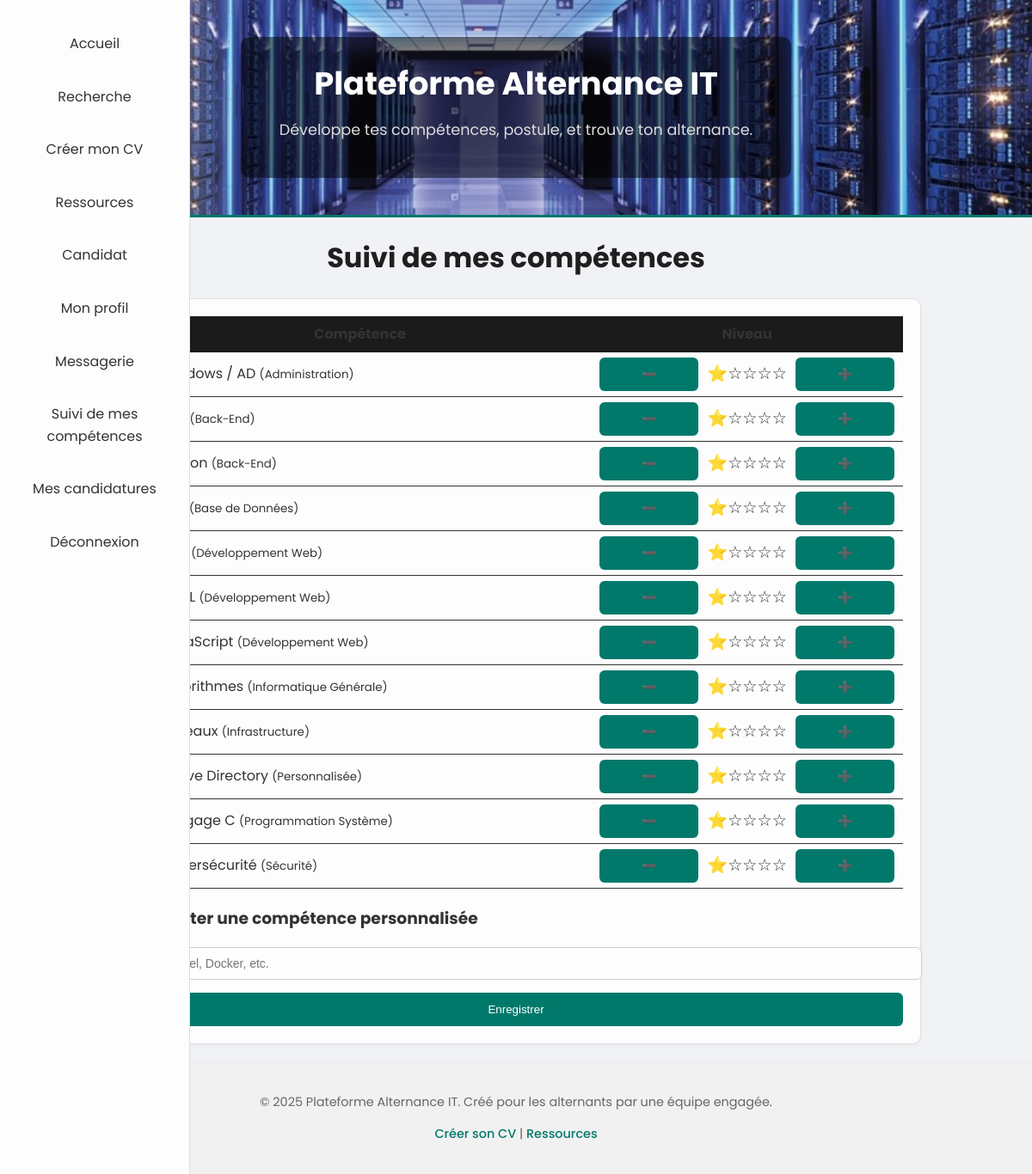
Page /candidat/suivi_competences.php (signed in) on the committed database.
### tables this page shows
CREATE TABLE `competences` (
  `id` int(11) NOT NULL,
  `nom` varchar(100) NOT NULL,
  `categorie` varchar(100) NOT NULL
);

### candidat/suivi_competences.php (the view, shortened to what this page needs)
<?php
require_once("../includes/config.php");
$competences = $pdo->query("SELECT * FROM competences ORDER BY categorie, nom")->fetchAll();
$stmt = $pdo->prepare("SELECT competence_id, niveau FROM utilisateurs_competences WHERE utilisateur_id = ?");
$stmt->execute([$_SESSION["user_id"]]);
$niveaux = [];
foreach ($stmt->fetchAll() as $row) {
    $niveaux[$row['competence_id']] = $row['niveau'];
}
include("../includes/header.php");
?>
<h1>Suivi de mes compétences</h1>
<form method="post" class="form-container">
    <table style="width:100%; border-collapse: collapse;">
        <thead>
            <tr style="background:#1b1b1b;">
                <th style="padding:8px;">Compétence</th>
                <th style="padding:8px;">Niveau</th>
            </tr>
        </thead>
        <tbody>
        <?php foreach ($competences as $c):
            $id = $c['id'];
            $niveau = $niveaux[$id] ?? 1;
        ?>
            <tr style="border-bottom:1px solid #333;">
                <td style="padding:6px 10px;">
                    <a href="?delete=<?= $id ?>" onclick="return confirm('Supprimer cette compétence ?')" style="color:red; margin-right:8px;">🗑</a>
                    <?= htmlspecialchars($c['nom']) ?> <small>(<?= $c['categorie'] ?>)</small>
                </td>
                <td style="padding:6px 10px;">
                    <div style="display:flex; align-items:center; gap:10px;">
                        <button type="button" onclick="changerNiveau(<?= $id ?>, -1)">➖</button>
                        <div id="stars-<?= $id ?>" style="font-size: 1.2rem;">
                            <?= str_repeat('⭐', $niveau) . str_repeat('☆', 5 - $niveau) ?>
                        </div>
                        <button type="button" onclick="changerNiveau(<?= $id ?>, 1)">➕</button>
                    </div>
                </td>
            </tr>
        <?php endforeach; ?>
        </tbody>
    </table>
    <h3 style="margin-top:20px;">➕ Ajouter une compétence personnalisée</h3>
    <input type="text" name="nouvelle" placeholder="Ex: Laravel, Docker, etc.">
    <button type="submit">Enregistrer</button>
</form>
<?php include("../includes/footer.php"); ?>

### includes/header.php (shortened to what this page needs)
<!DOCTYPE html>
<html lang="fr">
<head>
    <link rel="stylesheet" href="/projet_annuel/assets/style.css">
</head>
<body>
    <div class="hero">
    <div class="hero-text">
        <h1>Plateforme Alternance IT</h1>
        <p class="subtitle">Développe tes compétences, postule, et trouve ton alternance.</p>
    </div>
</div>
<div class="sidebar">
    <a href="/projet_annuel/index.php">Accueil</a>
    <a href="/projet_annuel/recherche.php">Recherche</a>
    <a href="/projet_annuel/creer_cv.php">Créer mon CV</a>
    <a href="/projet_annuel/ressources.php">Ressources</a>
    <?php if (isset($_SESSION["user_id"])): ?>
        <?php if ($_SESSION["role"] === "candidat"): ?>
            <a href="/projet_annuel/candidat/dashboard.php">Candidat</a>
            <a href="/projet_annuel/candidat/profil.php">Mon profil</a>
            <a href="/projet_annuel/candidat/messages.php">Messagerie</a>
            <a href="/projet_annuel/candidat/suivi_competences.php">Suivi de mes compétences</a>
            <a href="/projet_annuel/candidat/candidatures.php">Mes candidatures</a>
        <?php elseif ($_SESSION["role"] === "admin"): ?>
            <a href="/projet_annuel/admin/dashboard.php">Admin</a>
            <a href="/projet_annuel/admin/utilisateurs.php">Utilisateurs</a>
            <a href="/projet_annuel/admin/annonces.php">Annonces</a>
        <?php endif; ?>
        <a href="/projet_annuel/logout.php">Déconnexion</a>
    <?php else: ?>
        <a href="/projet_annuel/login.php">Connexion</a>
        <a href="/projet_annuel/register.php">Inscription</a>
    <?php endif; ?>
</div>

### includes/footer.php (shortened to what this page needs)
    <footer class="footer">
        <p>&copy; <?php echo date("Y"); ?> Plateforme Alternance IT. Créé pour les alternants par une équipe engagée.</p>
        <p><a href="/creer_cv.php">Créer son CV</a> | <a href="/ressources.php">Ressources</a></p>
    </footer>
</body>
</html>

### assets/style.css (style rules this page uses)
body { margin: 0; font-family: 'Poppins', sans-serif; background-color: #f0f2f5; color: #1f1f1f; line-height: 1.6; }
a { text-decoration: none; color: #00695c; transition: color 0.3s ease; }
.sidebar { position: fixed; top: 0; left: 0; height: 100%; width: 220px; background-color: #fdfdfd; border-right: 1px solid #ddd; display: flex; flex-direction: column; align-items: center; padding-top: 20px; z-index: 10; }
.sidebar a { display: block; padding: 10px; margin: 8px 0; color: #333; text-align: center; border-radius: 6px; width: 80%; transition: background-color 0.3s ease; }
h1, p { text-align: center !important; }
.presentation-box, .shortcut-box, .project, .skill-box, .form-container, .cv-section { background-color: #fdfdfd; border: 1px solid #e0e0e0; border-radius: 10px; padding: 20px; margin: 20px auto; color: #333; box-shadow: 0 2px 4px rgba(0,0,0,0.03); max-width: 900px; }
.form-container input, .form-container select, .form-container textarea { width: 100%; padding: 10px; margin-bottom: 15px; border: 1px solid #ccc; border-radius: 6px; background-color: #fefefe; color: #333; resize: none; font-size: 14px; }
.form-container button { width: 100%; padding: 12px; border: none; background-color: #00796b; color: white; font-weight: 500; border-radius: 6px; cursor: pointer; transition: background-color 0.3s ease, transform 0.2s; }
.footer { text-align: center; padding: 20px; background-color: #f1f1f1; color: #666; margin-top: 20px; font-size: 0.9rem; border-top: 1px solid #eee; }
.footer a { color: #00796b; font-weight: 500; }
.hero { width: 100%; height: 250px; background: url('/projet_annuel/assets/images/banner.jpg') center center/cover no-repeat; display: flex; align-items: center; justify-content: center; border-bottom: 3px solid #00796b; }
.hero-text { background-color: rgba(0, 0, 0, 0.5); padding: 25px 45px; border-radius: 10px; text-align: center; }
.hero h1 { font-size: 2.3rem; margin: 0; color: #ffffff; }
.hero .subtitle { font-size: 1.1rem; color: #dddddd; margin-top: 10px; }

### rows in the picture
competences: nom "Windows / AD", categorie "Administration", id "⭐", id "☆☆☆☆"
competences: categorie "Back-End", id "⭐", id "☆☆☆☆"
competences: categorie "Back-End", id "⭐", id "☆☆☆☆"
competences: categorie "Base de Données", id "⭐", id "☆☆☆☆"
competences: categorie "Développement Web", id "⭐", id "☆☆☆☆"
competences: categorie "Développement Web", id "⭐", id "☆☆☆☆"
competences: nom "JavaScript", categorie "Développement Web", id "⭐", id "☆☆☆☆"
competences: nom "Algorithmes", categorie "Informatique Générale", id "⭐", id "☆☆☆☆"
competences: nom "Réseaux", categorie "Infrastructure", id "⭐", id "☆☆☆☆"
competences: nom "Active Directory", categorie "Personnalisée", id "⭐", id "☆☆☆☆"
competences: nom "Langage C", categorie "Programmation Système", id "⭐", id "☆☆☆☆"
competences: nom "Cybersécurité", categorie "Sécurité", id "⭐", id "☆☆☆☆"
